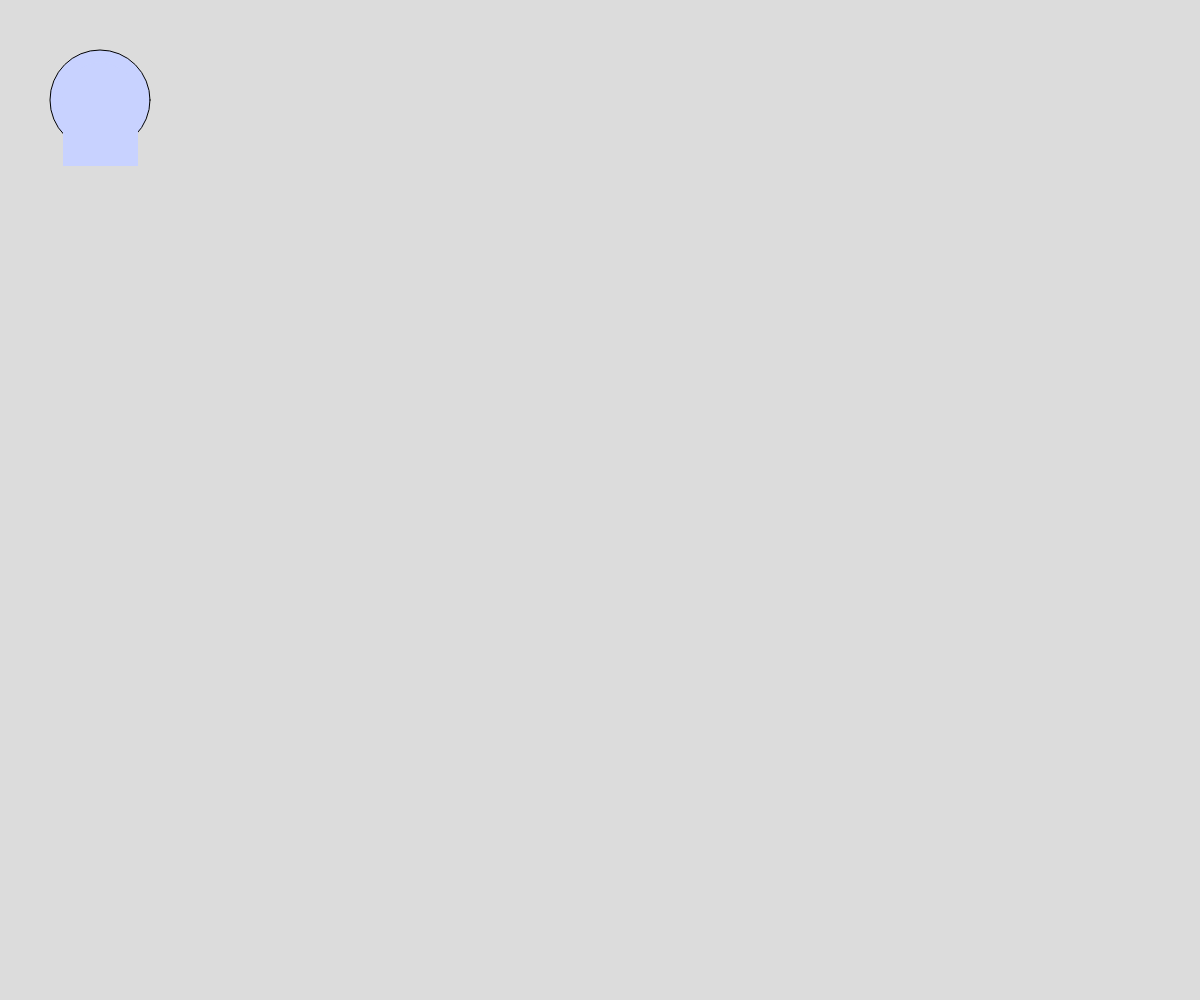
Frame 1 (no input)
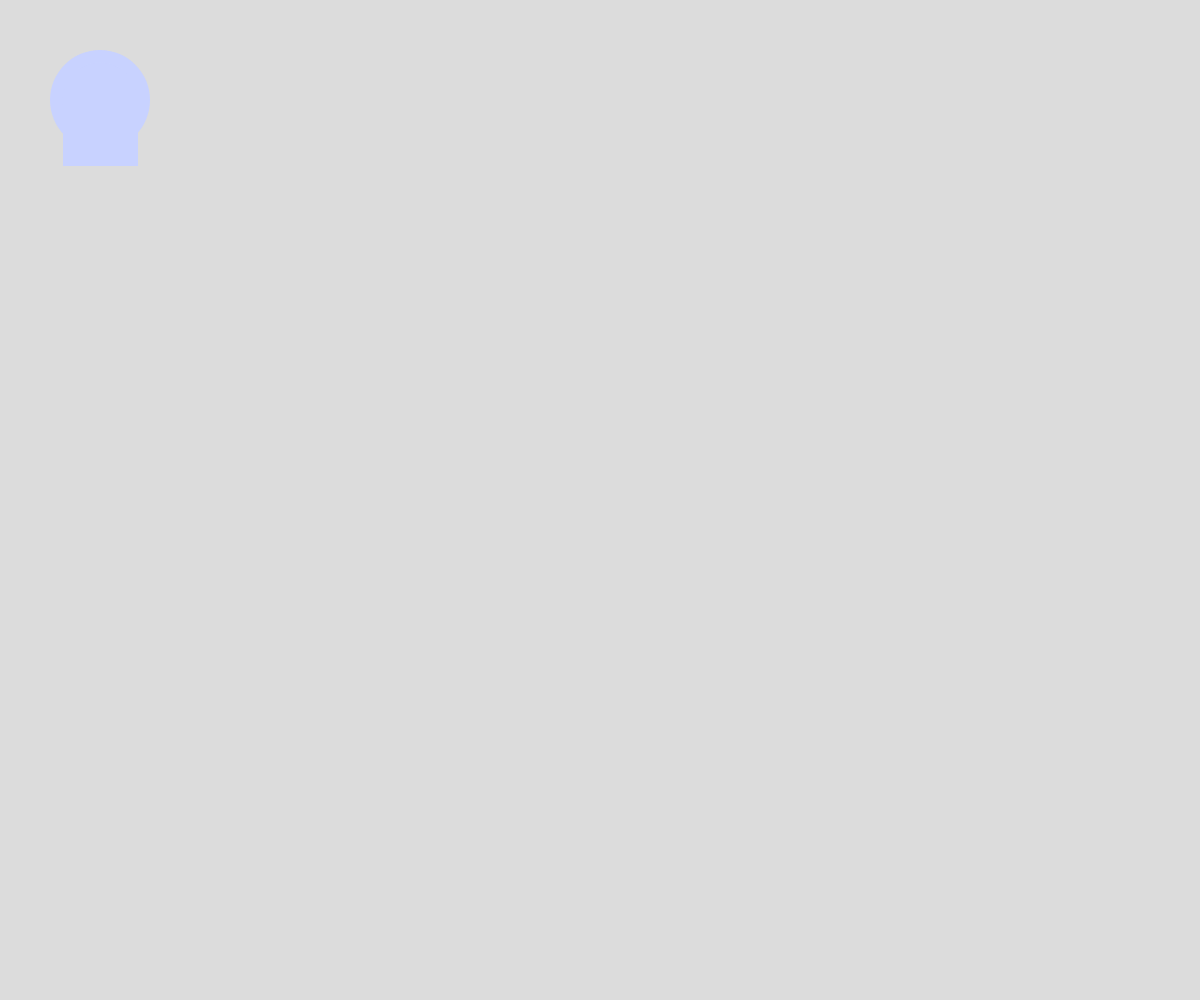
Frame 60 (no input)
Frame 120 (the mouse pressed at the canvas centre since frame 60): identical to frame 60, image omitted

The p5.js sketch that drew these frames (run headless with seeded random() and noise() and a simulated clock; from frame 60 on, the mouse is pressed at the canvas centre):

// p5.js sketch
// ── sketch.js
// Drawing Challenge
// Mr.Natan
// Sept 13. 2024

let cX = 50;  let cY = 50;  let rX = 50;  let rY = 50; 
function setup() {
  createCanvas(windowWidth, windowHeight);
}

function draw() {
  background(220);
  fill(200,210,300);
  circle(100, 100, 100);
  noStroke();
  circle(100, 100, 75);
  rect(63, 91, 75)
}
